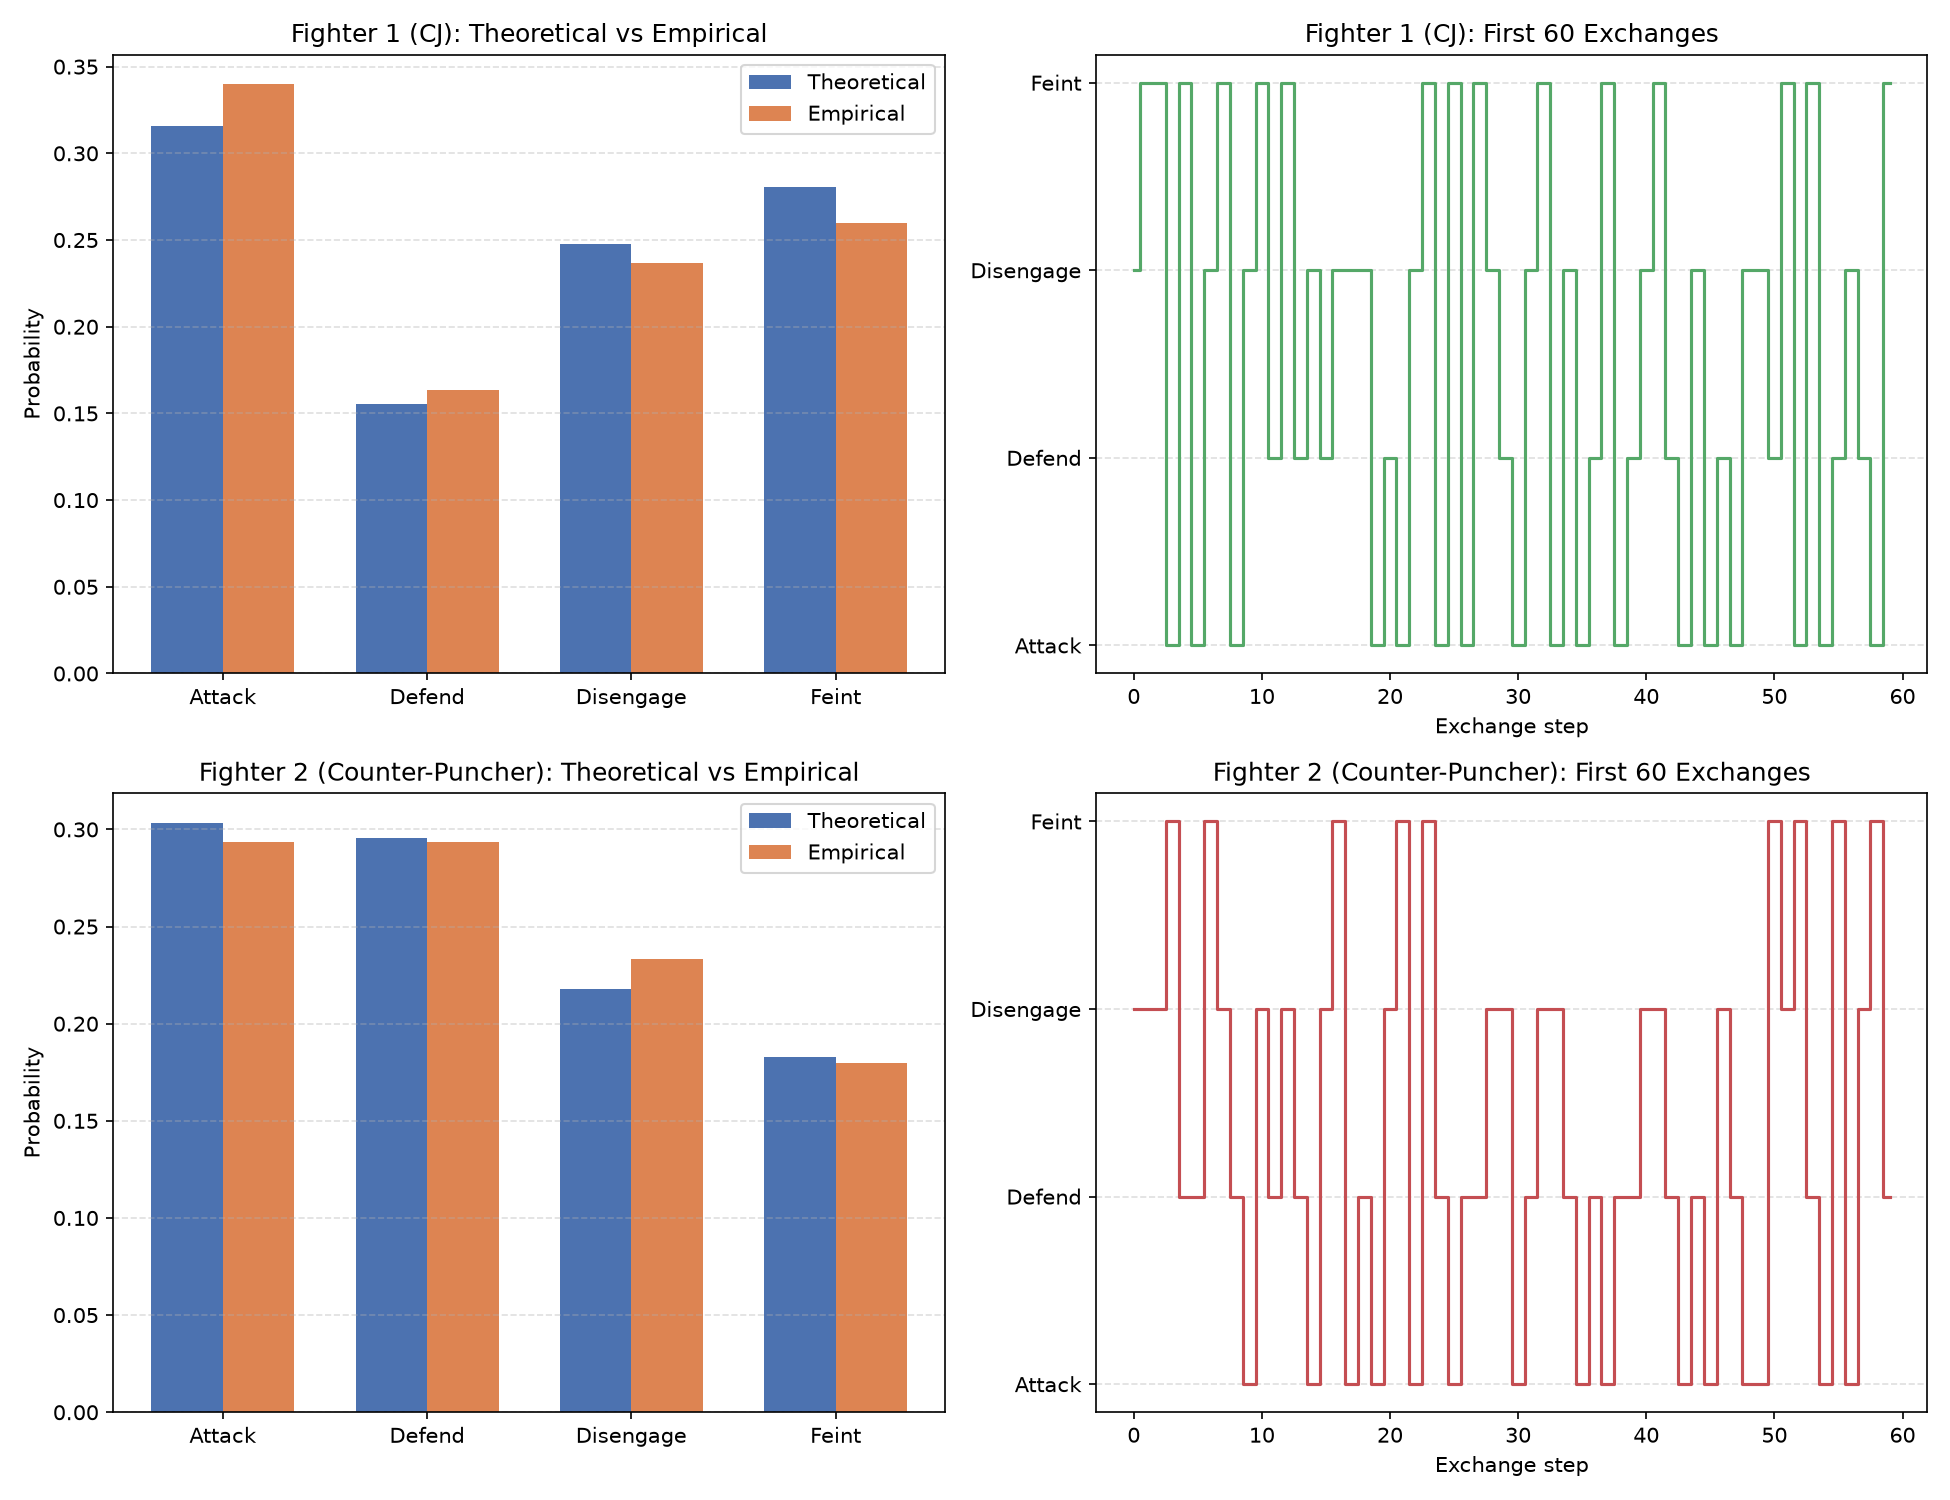

Generate this figure with Python:
"""
Two-agent interacting Markov chain model of a traditional point sparring exchange.

States (both fighters): Attack, Defend, Disengage, Feint

Fighter 1 (CJ) is an aggressive, timing-based blitzer: heavy feinter (cut kick
as a guard-breaker before a round kick combo), level-switches to confuse
defensive reads, and disengages strategically to reset timing rather than to
hide. He rarely sits in pure defend, always looking to counter or reset.

Fighter 2 is a patient counter-puncher working a Philly-shell-style stance: a
pump kick maps to Feint (a range finder, not a scoring tool), attacks
primarily off a defensive read, and rarely self-initiates from Disengage.

INTERACTION LAYER
-----------------
Each fighter's base transition row is nudged by the opponent's *current*
state before a next state is drawn, modeling how each fighter reads and
reacts to what the other is doing right now.

Fighter 1's row is adjusted based on Fighter 2's current state:
  - Fighter 2 Defend:    Feint +0.10, Attack -0.10  (feints more to break the shell)
  - Fighter 2 Attack:    Defend +0.15, Disengage +0.05, Attack -0.20
  - Fighter 2 Feint:     Disengage +0.10, Attack -0.10  (reads the pump kick, resets)
  - Fighter 2 Disengage: Attack +0.15, Disengage -0.15  (blitzes into the reset)

Fighter 2's row is adjusted based on Fighter 1's current state:
  - Fighter 1 Feint:     Defend +0.15, Attack -0.15  (reads the setup)
  - Fighter 1 Attack:    Defend +0.10, Attack +0.10, Disengage -0.20  (counter chance)
  - Fighter 1 Disengage: Disengage +0.10, Defend -0.10  (stays patient, does not blitz)
  - Fighter 1 Defend:    no adjustment (Fighter 2 has no defined reaction)

Every adjustment set sums to zero, so each adjusted row still sums to 1.0.
"""

import numpy as np
import matplotlib.pyplot as plt

STATES = ["Attack", "Defend", "Disengage", "Feint"]
N_STATES = len(STATES)
ATTACK, DEFEND, DISENGAGE, FEINT = range(N_STATES)

# Rows: current state. Columns: next state. Each row sums to 1.0.
F1_BASE = np.array([
    [0.25, 0.15, 0.35, 0.25],  # From Attack
    [0.45, 0.10, 0.25, 0.20],  # From Defend
    [0.30, 0.10, 0.20, 0.40],  # From Disengage
    [0.60, 0.08, 0.17, 0.15],  # From Feint
])

F2_BASE = np.array([
    [0.15, 0.30, 0.35, 0.20],  # From Attack
    [0.55, 0.15, 0.20, 0.10],  # From Defend
    [0.15, 0.30, 0.25, 0.30],  # From Disengage
    [0.40, 0.25, 0.20, 0.15],  # From Feint
])

# adjustment[opponent_state] = delta vector applied to [Attack, Defend, Disengage, Feint]
F1_ADJUSTMENTS = {
    DEFEND:    np.array([-0.10,  0.00,  0.00,  0.10]),  # opponent (F2) in Defend
    ATTACK:    np.array([-0.20,  0.15,  0.05,  0.00]),  # opponent (F2) in Attack
    FEINT:     np.array([-0.10,  0.00,  0.10,  0.00]),  # opponent (F2) in Feint
    DISENGAGE: np.array([ 0.15,  0.00, -0.15,  0.00]),  # opponent (F2) in Disengage
}

F2_ADJUSTMENTS = {
    FEINT:     np.array([-0.15,  0.15,  0.00,  0.00]),  # opponent (F1) in Feint
    ATTACK:    np.array([ 0.10,  0.10, -0.20,  0.00]),  # opponent (F1) in Attack
    DISENGAGE: np.array([ 0.00, -0.10,  0.10,  0.00]),  # opponent (F1) in Disengage
    DEFEND:    np.array([ 0.00,  0.00,  0.00,  0.00]),  # opponent (F1) in Defend: no reaction
}

N_STEPS = 300
START_STATE = "Disengage"


def adjusted_row(base_matrix, own_state, opponent_state, adjustments):
    row = base_matrix[own_state] + adjustments[opponent_state]
    return row


def simulate(seed=42):
    rng = np.random.default_rng(seed)
    start_idx = STATES.index(START_STATE)

    f1_seq = np.empty(N_STEPS, dtype=int)
    f2_seq = np.empty(N_STEPS, dtype=int)
    f1_seq[0] = start_idx
    f2_seq[0] = start_idx

    for t in range(1, N_STEPS):
        f1_prev, f2_prev = f1_seq[t - 1], f2_seq[t - 1]

        f1_row = adjusted_row(F1_BASE, f1_prev, f2_prev, F1_ADJUSTMENTS)
        f2_row = adjusted_row(F2_BASE, f2_prev, f1_prev, F2_ADJUSTMENTS)

        f1_seq[t] = rng.choice(N_STATES, p=f1_row)
        f2_seq[t] = rng.choice(N_STATES, p=f2_row)

    return f1_seq, f2_seq


def build_joint_transition_matrix():
    """16x16 transition matrix over joint states (f1, f2), assuming each
    fighter draws its next state independently given the current joint state."""
    n_joint = N_STATES * N_STATES
    joint = np.zeros((n_joint, n_joint))

    for f1 in range(N_STATES):
        for f2 in range(N_STATES):
            i = f1 * N_STATES + f2
            f1_row = adjusted_row(F1_BASE, f1, f2, F1_ADJUSTMENTS)
            f2_row = adjusted_row(F2_BASE, f2, f1, F2_ADJUSTMENTS)
            for f1_next in range(N_STATES):
                for f2_next in range(N_STATES):
                    j = f1_next * N_STATES + f2_next
                    joint[i, j] = f1_row[f1_next] * f2_row[f2_next]

    return joint


def theoretical_marginal_distributions():
    joint = build_joint_transition_matrix()
    eigenvalues, eigenvectors = np.linalg.eig(joint.T)
    idx = np.argmin(np.abs(eigenvalues - 1.0))
    stationary = np.real(eigenvectors[:, idx])
    stationary = stationary / stationary.sum()
    stationary = stationary.reshape(N_STATES, N_STATES)  # [f1_state, f2_state]

    f1_marginal = stationary.sum(axis=1)
    f2_marginal = stationary.sum(axis=0)
    return f1_marginal, f2_marginal


def empirical_distribution(sequence):
    counts = np.bincount(sequence, minlength=N_STATES)
    return counts / counts.sum()


def print_distribution_table(title, theoretical, empirical):
    print(title)
    print(f"{'State':<12}{'Theoretical':>15}{'Empirical':>15}")
    print("-" * 42)
    for state, t_prob, e_prob in zip(STATES, theoretical, empirical):
        print(f"{state:<12}{t_prob:>15.4f}{e_prob:>15.4f}")
    print("-" * 42)
    print(f"{'Sum':<12}{theoretical.sum():>15.4f}{empirical.sum():>15.4f}")
    print()


def plot_results(f1_theoretical, f1_empirical, f1_seq,
                  f2_theoretical, f2_empirical, f2_seq,
                  filename="sparring_markov_two_agent.png"):
    fig, axes = plt.subplots(2, 2, figsize=(13, 10))
    x = np.arange(N_STATES)
    width = 0.35
    n_show = 60

    fighters = [
        ("Fighter 1 (CJ)", f1_theoretical, f1_empirical, f1_seq, "#55A868"),
        ("Fighter 2 (Counter-Puncher)", f2_theoretical, f2_empirical, f2_seq, "#C44E52"),
    ]

    for row, (name, theoretical, empirical, seq, line_color) in enumerate(fighters):
        ax_bar = axes[row, 0]
        ax_bar.bar(x - width / 2, theoretical, width, label="Theoretical", color="#4C72B0")
        ax_bar.bar(x + width / 2, empirical, width, label="Empirical", color="#DD8452")
        ax_bar.set_xticks(x)
        ax_bar.set_xticklabels(STATES)
        ax_bar.set_ylabel("Probability")
        ax_bar.set_title(f"{name}: Theoretical vs Empirical")
        ax_bar.legend()
        ax_bar.grid(axis="y", linestyle="--", alpha=0.4)

        ax_step = axes[row, 1]
        ax_step.step(range(n_show), seq[:n_show], where="mid", color=line_color)
        ax_step.set_yticks(range(N_STATES))
        ax_step.set_yticklabels(STATES)
        ax_step.set_xlabel("Exchange step")
        ax_step.set_title(f"{name}: First 60 Exchanges")
        ax_step.grid(axis="y", linestyle="--", alpha=0.4)

    fig.tight_layout()
    fig.savefig(filename, dpi=150)
    plt.close(fig)


def main():
    for name, matrix in [("Fighter 1", F1_BASE), ("Fighter 2", F2_BASE)]:
        row_sums = matrix.sum(axis=1)
        assert np.allclose(row_sums, 1.0), f"{name} base rows must sum to 1.0, got {row_sums}"

    f1_seq, f2_seq = simulate()
    f1_theoretical, f2_theoretical = theoretical_marginal_distributions()
    f1_empirical = empirical_distribution(f1_seq)
    f2_empirical = empirical_distribution(f2_seq)

    print("Two-Agent Interacting Sparring Markov Chain")
    print("=" * 60)
    print(f"States: {STATES}")
    print(f"Start state (both fighters): {START_STATE}")
    print(f"Simulation steps: {N_STEPS}")
    print()
    print_distribution_table("Fighter 1 (CJ) — Marginal Distribution", f1_theoretical, f1_empirical)
    print_distribution_table("Fighter 2 (Counter-Puncher) — Marginal Distribution", f2_theoretical, f2_empirical)

    plot_results(f1_theoretical, f1_empirical, f1_seq, f2_theoretical, f2_empirical, f2_seq)
    print("Saved plot to sparring_markov_two_agent.png")


if __name__ == "__main__":
    main()
